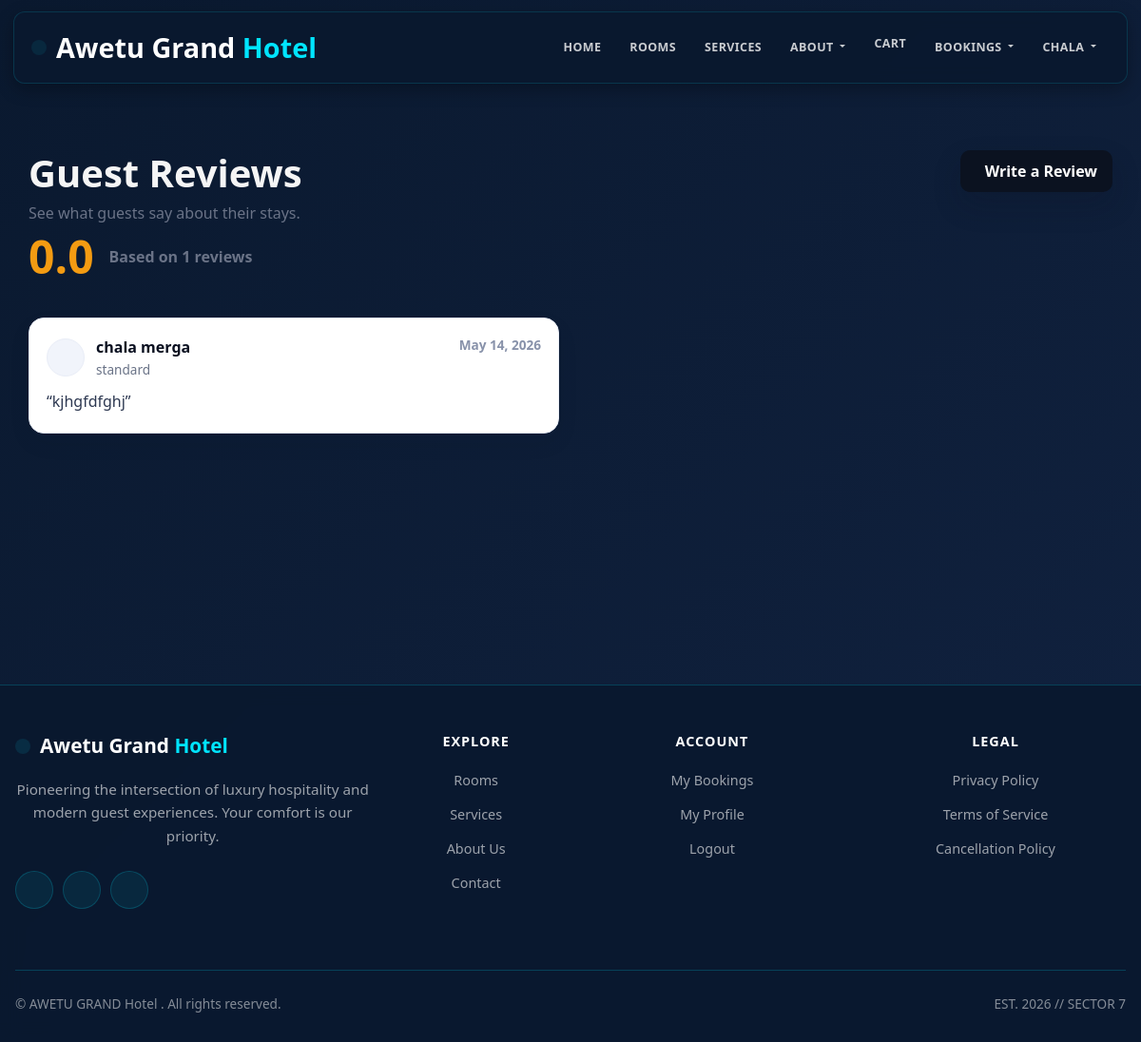
Page /reviews/ (signed in) on the committed database.
### hotel/models.py (models this page shows, shortened)
class RoomRating(models.Model):
    id = models.AutoField(primary_key=True)
    user = models.ForeignKey(User, on_delete=models.CASCADE, related_name='room_ratings')
    room = models.ForeignKey(Room, on_delete=models.CASCADE, related_name='ratings')
    reservation = models.ForeignKey(Reservation, on_delete=models.CASCADE, related_name='room_rating')
    rating = models.IntegerField(validators=[MinValueValidator(1), MaxValueValidator(5)])
    review = models.TextField(blank=True, null=True)
    cleanliness = models.IntegerField(default=5, validators=[MinValueValidator(1), MaxValueValidator(5)])
    comfort = models.IntegerField(default=5, validators=[MinValueValidator(1), MaxValueValidator(5)])
    amenities = models.IntegerField(default=5, validators=[MinValueValidator(1), MaxValueValidator(5)])
    created_at = models.DateTimeField(auto_now_add=True)
    updated_at = models.DateTimeField(auto_now=True)
    class Meta:
        unique_together = ['user', 'reservation']
        ordering = ['-created_at']

class Reservation(models.Model):
    id = models.AutoField(primary_key=True)
    STATUS_CHOICES = [
        ('Pending', 'Pending'),
        ('Confirmed', 'Confirmed'),
        ('Checked In', 'Checked In'),
        ('Checked Out', 'Checked Out'),
        ('Cancelled', 'Cancelled'),
    ]
    guest = models.ForeignKey(Guest, on_delete=models.CASCADE, related_name='reservations')
    room = models.ForeignKey(Room, on_delete=models.CASCADE, related_name='reservations')
    handled_by = models.ForeignKey('Staff', on_delete=models.SET_NULL, null=True, blank=True, related_name='handled_reservations')
    check_in_date = models.DateField()
    check_out_date = models.DateField()
    booking_date = models.DateTimeField(auto_now_add=True)
    status = models.CharField(max_length=20, choices=STATUS_CHOICES, default='Pending')
    is_online_booking = models.BooleanField(default=True)
    number_of_guests = models.IntegerField(default=1, validators=[MinValueValidator(1)])
    special_requests = models.TextField(blank=True, null=True)
    total_price = models.DecimalField(max_digits=10, decimal_places=2, default=0, validators=[MinValueValidator(0)])
    class Meta:
        ordering = ['-booking_date']

class Room(models.Model):
    id = models.AutoField(primary_key=True)
    STATUS_CHOICES = [
        ('Available', 'Available'),
        ('Booked', 'Booked'),
        ('Maintenance', 'Maintenance'),
    ]
    room_number = models.CharField(max_length=10, unique=True)
    category = models.ForeignKey(RoomCategory, on_delete=models.CASCADE, related_name='rooms')
    assigned_staff = models.ForeignKey('Staff', on_delete=models.SET_NULL, null=True, blank=True, related_name='assigned_rooms')
    status = models.CharField(max_length=15, choices=STATUS_CHOICES, default='Available')
    floor = models.IntegerField(default=1, validators=[MinValueValidator(1), MaxValueValidator(100)])
    max_occupancy = models.IntegerField(default=2, validators=[MinValueValidator(1)])
    price = models.DecimalField(max_digits=10, decimal_places=2, null=True, blank=True, validators=[MinValueValidator(0)], help_text="Room-specific price (leave blank to use category base price)")
    amenities = models.TextField(default="WiFi, AC, TV", help_text="Comma-separated list of amenities")
    description = models.TextField(blank=True, null=True)
    image = models.ImageField(upload_to='rooms/', blank=True, null=True)
    created_at = models.DateTimeField(default=timezone.now)
    class Meta:
        ordering = ['room_number']

class RoomCategory(models.Model):
    id = models.AutoField(primary_key=True)
    category_name = models.CharField(max_length=50, unique=True)
    class Meta:
        verbose_name_plural = "Room Categories"

### hotel/views.py (the view)
# urls.py: path("reviews/", views.reviews_page, name="reviews"),
@login_required(login_url='login')
def reviews_page(request):
    from .models import RoomRating
    qs = RoomRating.objects.select_related("reservation", "room", "user").order_by("-created_at")
    summary = qs.aggregate(
        avg_rating=Avg("rating"),
        total=Count("id"),
    )
    return render(request, "hotel/html/review.html", {
        "reviews": qs,
        "avg_rating": summary["avg_rating"] or 0,
        "total_reviews": summary["total"] or 0,
    })

### hotel/templates/hotel/html/review.html (shortened to what this page needs)
{% extends 'hotel/html/base.html' %}
{% load static %}
{% block content %}
<div class="reviews-wrap container">
  <div class="reviews-head">
    <div>
      <h1>Guest Reviews</h1>
      <p>See what guests say about their stays.</p>
      <div class="rating-box">
        <div class="rating-num">{{ avg_rating|floatformat:1 }}</div>
        <div>
          <div class="rating-meta">Based on {{ total_reviews }} reviews</div>
        </div>
      </div>
    </div>
    <a class="write-btn" href="{% url 'my_reservations' %}">
       Write a Review
    </a>
  </div>
  {% if reviews %}
    <div class="row g-4">
      {% for rev in reviews %}
        <div class="col-12 col-md-6">
          <div class="review-card">
            <div class="review-top">
              <div class="user">
                <div class="avatar"></div>
                <div>
                  <p class="user-name">{{ rev.user.get_full_name|default:rev.user.username }}</p>
                  <p class="user-sub">
                    {{ rev.reservation.room.category.category_name|default:"Stay" }}
                  </p>
                </div>
              </div>
              <div class="date">
                {{ rev.created_at|date:"M d, Y" }}
              </div>
            </div>
              <p class="review-text">“{{ rev.review }}”</p>
          </div>
        </div>
      {% endfor %}
    </div>
  {% else %}
    <div class="alert alert-info">
      No reviews yet. Be the first to write one!
    </div>
  {% endif %}
</div>
{% endblock %}

### hotel/templates/hotel/html/base.html (shortened to what this page needs)
{% load static %}
<!doctype html>
<html lang="en">
  <head>
    <link rel="stylesheet" href="{% static 'hotel/css/bootstrap.min.css' %}" />
    <link rel="stylesheet" href="{% static 'hotel/css/home.css' %}" />
  </head>
  <body>
    <nav class="navbar navbar-expand-lg navbar-dark">
      <div class="container-lg">
        <a class="navbar-brand" href="{% url 'guest_home' %}">
          <i class="fas fa-hotel"></i>
          <span class="brand-text"
            >Awetu Grand <span class="highlight">Hotel</span></span
          >
        </a>
        <div class="collapse navbar-collapse" id="navbarNav">
          <ul class="navbar-nav ms-auto align-items-center">
            <li class="nav-item">
              <a
                class="nav-link {% if request.resolver_match.url_name == 'guest_home' %}active{% endif %}"
                href="{% url 'guest_home' %}"
                >Home</a
              >
            </li>
            <li class="nav-item">
              <a
                class="nav-link {% if request.resolver_match.url_name == 'room_list' %}active{% endif %}"
                href="{% url 'room_list' %}"
                >Rooms</a
              >
            </li>
            <li class="nav-item">
              <a
                class="nav-link {% if request.resolver_match.url_name == 'service' %}active{% endif %}"
                href="{% url 'service' %}"
                >Services</a
              >
            </li>
            <li class="nav-item dropdown">
              <a
                class="nav-link dropdown-toggle {% if request.resolver_match.url_name == 'about' %}active{% endif %}"
                href="#"
                id="aboutDropdown"
                role="button"
                data-bs-toggle="dropdown"
              >
                About
              </a>
            </li>
            {% if user.is_authenticated %}
            <li class="nav-item">
              <a
                class="nav-link {% if request.resolver_match.url_name == 'view_cart' %}active{% endif %}"
                href="{% url 'view_cart' %}"
                style="position: relative"
              >
                 Cart
              </a>
            </li>
            <li class="nav-item dropdown">
              <a
                class="nav-link dropdown-toggle {% if request.resolver_match.url_name == 'about' %}active{% endif %}"
                href="#"
                id="aboutDropdown"
                role="button"
                data-bs-toggle="dropdown"
              >
                Bookings
              </a>
            </li>
            <li class="nav-item dropdown">
              <a
                class="nav-link dropdown-toggle"
                href="#"
                id="userDropdown"
                role="button"
                data-bs-toggle="dropdown"
              >
                 {{ user.username }}
              </a>
            </li>
            {% endif %}
          </ul>
        </div>
      </div>
    </nav>
    <main>
      <div class="container-lg">{% block content %}{% endblock %}</div>
    </main>
    <footer>
      <div class="container-lg">
        <div class="row">
          <div class="col-lg-4 mb-4">
            <div class="footer-brand">
              <i class="fas fa-hotel"></i>
              <span class="brand-text"
                >Awetu Grand <span class="highlight">Hotel</span></span
              >
            </div>
            <p class="footer-description">
              Pioneering the intersection of luxury hospitality and modern guest
              experiences. Your comfort is our priority.
            </p>
            <div class="social-icons">
              <a href="#"></a>
              <a href="#"></a>
              <a href="#"></a>
            </div>
          </div>
          <div class="col-lg-2 col-md-6 mb-4 footer-section">
            <h5>Explore</h5>
            <ul class="footer-links">
              <li><a href="{% url 'room_list' %}">Rooms</a></li>
              <li><a href="{% url 'service' %}">Services</a></li>
              <li><a href="{% url 'about' %}">About Us</a></li>
              <li><a href="{% url 'contact' %}">Contact</a></li>
            </ul>
          </div>
          <div class="col-lg-3 col-md-6 mb-4 footer-section">
            <h5>Account</h5>
            <ul class="footer-links">
              {% if user.is_authenticated %}
              <li><a href="{% url 'my_reservations' %}">My Bookings</a></li>
              <li><a href="{% url 'user_profile' %}">My Profile</a></li>
              <li>
                <a
                  class="logout-link"
                  href="#"
                  data-logout-url="{% url 'logout' %}"
                  >Logout</a
                >
              </li>
              {% else %}
              <li><a href="{% url 'login' %}">Login</a></li>
              <li><a href="{% url 'register' %}">Register</a></li>
              {% endif %}
            </ul>
          </div>
          <div class="col-lg-3 col-md-6 mb-4 footer-section">
            <h5>Legal</h5>
            <ul class="footer-links">
              <li><a href="#">Privacy Policy</a></li>
              <li><a href="#">Terms of Service</a></li>
              <li><a href="#">Cancellation Policy</a></li>
            </ul>
          </div>
        </div>
        <div class="footer-bottom">
          <div class="footer-meta">
            <div>&copy; AWETU GRAND Hotel . All rights reserved.</div>
            <div>EST. 2026 // SECTOR 7</div>
          </div>
        </div>
      </div>
    </footer>
  </body>
</html>

### hotel/static/hotel/css/home.css (style rules this page uses)
* { margin: 0; padding: 0; box-sizing: border-box; font-family: 'Segoe UI', sans-serif; }
body { background-color: #f5f5f5; }
footer { background-color: #2c3e50; color: white; text-align: center; padding: 15px; }

### hotel/templates/hotel/html/base.html (style rules this page uses)
:root { --primary: #00e5ff; --secondary: #0a192f; --dark-bg: rgba(10, 25, 47, 0.95); --light: #ecf0f1; --cyan-glow: rgba(0, 229, 255, 0.2); }
* { margin: 0; padding: 0; box-sizing: border-box; }
html { font-size: 16px; }
body { font-family: "Segoe UI", Tahoma, Geneva, Verdana, sans-serif; background: linear-gradient(135deg, #0a192f 0%, #112240 100%); min-height: 100vh; color: #e6f1ff; overflow-x: hidden; }
.container-lg { width: 100%; max-width: 1320px; margin: 0 auto; padding-left: 16px; padding-right: 16px; }
.navbar { background: rgba(10, 25, 47, 0.95); backdrop-filter: blur(8px); border: 1px solid rgba(0, 229, 255, 0.14); border-radius: 12px; margin: 12px 14px; padding: 10px 18px; box-shadow: 0 6px 18px rgba(0, 0, 0, 0.28); position: sticky; top: 10px; z-index: 1000; width: calc(100% - 28px); min-height: 76px; }
.navbar .container-lg { display: flex; align-items: center; justify-content: space-between; gap: 12px; padding-left: 0; padding-right: 0; }
.navbar-brand { font-weight: 700; font-size: 1.8rem; color: #fff !important; display: flex; align-items: center; gap: 10px; max-width: 100%; flex-shrink: 1; text-decoration: none; }
.navbar-brand i { color: #00e5ff; font-size: 2rem; padding: 8px; background: rgba(0, 229, 255, 0.08); border-radius: 8px; flex-shrink: 0; }
.navbar-brand .brand-text { display: inline-block; line-height: 1.2; word-break: break-word; }
.navbar-brand .highlight { color: #00e5ff; }
.navbar-collapse { flex-grow: 0; }
.navbar-nav { gap: 2px; }
.nav-link { color: rgba(255, 255, 255, 0.78) !important; transition: all 0.22s ease; margin: 0 4px; padding: 8px 10px !important; font-weight: 600; text-transform: uppercase; font-size: 0.78rem; letter-spacing: 0.4px; white-space: nowrap; }
main { min-height: calc(100vh - 260px); padding: 30px 0; }
footer { background: rgba(10, 25, 47, 0.95); backdrop-filter: blur(10px); border-top: 1px solid rgba(0, 229, 255, 0.2); color: rgba(255, 255, 255, 0.7); padding: 50px 0 30px; margin-top: 80px; }
footer .footer-brand { display: flex; align-items: center; gap: 10px; margin-bottom: 20px; flex-wrap: wrap; }
footer .footer-brand i { color: #00e5ff; font-size: 1.8rem; padding: 8px; background: rgba(0, 229, 255, 0.1); border-radius: 8px; }
footer .footer-brand .brand-text { font-size: 1.3rem; font-weight: 700; color: #fff; line-height: 1.3; }
footer .footer-brand .highlight { color: #00e5ff; }
footer .footer-description { color: rgba(255, 255, 255, 0.6); margin-bottom: 25px; font-size: 0.95rem; line-height: 1.6; }
footer .footer-section h5 { color: #fff; font-weight: 600; margin-bottom: 20px; text-transform: uppercase; font-size: 0.9rem; letter-spacing: 1px; }
footer .footer-links { list-style: none; padding: 0; margin: 0; }
footer .footer-links li { margin-bottom: 12px; }
footer .footer-links a { color: rgba(255, 255, 255, 0.6); text-decoration: none; transition: all 0.3s ease; font-size: 0.9rem; word-break: break-word; }
footer .footer-bottom { border-top: 1px solid rgba(0, 229, 255, 0.2); margin-top: 40px; padding-top: 25px; text-align: center; color: rgba(255, 255, 255, 0.5); font-size: 0.85rem; }
footer .footer-bottom .footer-meta { display: flex; justify-content: space-between; align-items: center; flex-wrap: wrap; gap: 15px; }
.social-icons { display: flex; flex-wrap: wrap; gap: 10px; }
.social-icons a { width: 40px; height: 40px; border-radius: 50%; background: rgba(0, 229, 255, 0.08); border: 1px solid rgba(0, 229, 255, 0.18); display: inline-flex; align-items: center; justify-content: center; color: #00e5ff; text-decoration: none; transition: 0.3s ease; }

### rows in the picture
RoomRating: user.get_full_name "chala merga", reservation.room.category.category_name "standard", created_at "May 14, 2026", review "kjhgfdfghj"

### other values in the picture
{{ user.username }} "CHALA"
{{ avg_rating|floatformat:1 }} "0.0"
{{ total_reviews }} "1"
